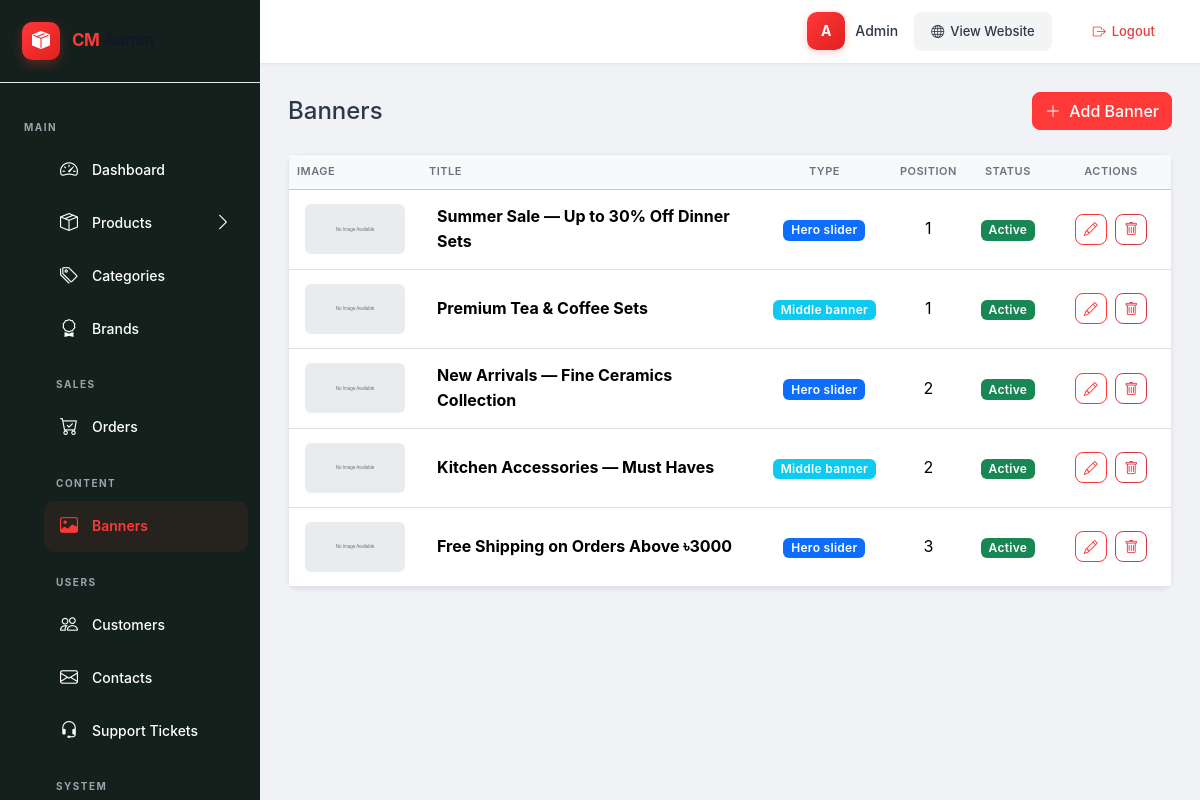
Screenshot of /public/admin/banners (signed in) with the database file from the repository.
### tables this page shows
CREATE TABLE `banners_sliders` (
  `id`          INT UNSIGNED NOT NULL AUTO_INCREMENT,
  `title`       VARCHAR(255) NOT NULL,
  `image`       VARCHAR(255) NOT NULL,
  `link`        VARCHAR(500) DEFAULT NULL,
  `description` TEXT DEFAULT NULL,
  `button_text` VARCHAR(100) DEFAULT 'Shop Now',
  `type`        ENUM('hero_slider','middle_banner','sidebar_banner') NOT NULL,
  `position`    INT          NOT NULL DEFAULT 0,
  `status`      TINYINT      NOT NULL DEFAULT 1,
  `created_at`  DATETIME DEFAULT CURRENT_TIMESTAMP,
  `updated_at`  DATETIME DEFAULT CURRENT_TIMESTAMP ON UPDATE CURRENT_TIMESTAMP,
  PRIMARY KEY (`id`),
  INDEX `idx_banners_type` (`type`),
  INDEX `idx_banners_status` (`status`),
  INDEX `idx_banners_position` (`position`)
);

### app/Controllers/admin/BannerController.php (called while the page is built, shortened)
<?php
class BannerController
{
    private Banner $bannerModel;
    public function __construct()
    {
        $this->bannerModel = new Banner();
    }
    public function index(): void
    {
        try {
            $banners = $this->bannerModel->getAll();
            require APP_ROOT . '/views/admin/admin_header.php';
            require APP_ROOT . '/views/admin/banners/index.php';
            require APP_ROOT . '/views/admin/admin_footer.php';
        } catch (\Exception $e) {
            error_log("Banner list error: " . $e->getMessage());
            Session::flash('error', 'Failed to load banners');
            Response::redirect(APP_URL . '/admin');
        }
    }
}

### config/autoload.php (called while the page is built, shortened)
<?php
spl_autoload_register(function (string $class): void {
    $prefixes = [
        'App\\Controllers\\' => APP_ROOT . '/app/Controllers/',
        'App\\Models\\'      => APP_ROOT . '/app/Models/',
        'App\\Helpers\\'     => APP_ROOT . '/app/Helpers/',
    ];
    foreach ($prefixes as $prefix => $baseDir) {
        if (strncmp($class, $prefix, strlen($prefix)) === 0) {
            $relativeClass = substr($class, strlen($prefix));
            $file = $baseDir . str_replace('\\', '/', $relativeClass) . '.php';
            if (file_exists($file)) {
                return;
            }
        }
    }
});

### app/Helpers/Database.php (called while the page is built, shortened)
<?php
class Database
{
    private static ?Database $instance = null;
    private \PDO $pdo;
    private function __construct()
    {
        $dsn = 'mysql:host=' . DB_HOST . ';dbname=' . DB_NAME . ';charset=' . DB_CHARSET;
        $options = [
            \PDO::ATTR_ERRMODE            => \PDO::ERRMODE_EXCEPTION,
            \PDO::ATTR_DEFAULT_FETCH_MODE => \PDO::FETCH_ASSOC,
            \PDO::ATTR_EMULATE_PREPARES   => false,
            \PDO::MYSQL_ATTR_FOUND_ROWS   => true,
        ];
        $this->pdo = new \PDO($dsn, DB_USER, DB_PASS, $options);
    }
    public static function getInstance(): self
    {
        if (self::$instance === null) {
            self::$instance = new self();
        }
        return self::$instance;
    }
    public function query(string $sql, array $params = []): \PDOStatement
    {
        $stmt = $this->pdo->prepare($sql);
        $stmt->execute($params);
        return $stmt;
    }
    public function fetchAll(string $sql, array $params = []): array
    {
        return $this->query($sql, $params)->fetchAll();
    }
}

### app/Models/Banner.php (called while the page is built, shortened)
<?php
class Banner
{
    private Database $db;
    private string $table = 'banners_sliders';
    public function __construct()
    {
        $this->db = Database::getInstance();
    }
    public function getAll(): array
    {
        return $this->db->fetchAll("SELECT * FROM {$this->table} ORDER BY position ASC");
    }
}

### app/Helpers/Sanitizer.php (called while the page is built, shortened)
<?php
class Sanitizer
{
    public static function clean(mixed $input): string
    {
        return htmlspecialchars(trim((string) $input), ENT_QUOTES, 'UTF-8');
    }
    public static function image(mixed $path): string
    {
        if (empty($path) || !file_exists(UPLOAD_PATH . '/' . $path)) {
            return APP_URL . '/assets/images/placeholder.svg';
        }
        return APP_URL . '/uploads/' . $path;
    }
}

### views/admin/banners/index.php (the view, shortened to what this page needs)
<div class="d-flex justify-content-between align-items-center mb-4">
    <h4 class="mb-0">Banners</h4>
    <a href="<?= ADMIN_URL ?>banners/create" class="btn btn-primary">
        <i class="bi bi-plus-lg me-1"></i> Add Banner
    </a>
</div>
<div class="card shadow-sm">
    <div class="card-body p-0">
        <?php if (empty($banners)): ?>
            <div class="text-center py-5">
                <i class="bi bi-images fa-3x text-muted mb-3"></i>
                <h5 class="text-muted">No banners found</h5>
                <p class="text-muted">Start by adding your first banner.</p>
                <a href="<?= ADMIN_URL ?>banners/create" class="btn btn-primary">Add Banner</a>
            </div>
        <?php else: ?>
            <div class="table-responsive">
                <table class="table table-hover align-middle mb-0">
                    <thead class="table-light">
                        <tr>
                            <th style="width: 120px;">Image</th>
                            <th>Title</th>
                            <th class="text-center">Type</th>
                            <th class="text-center">Position</th>
                            <th class="text-center">Status</th>
                            <th class="text-center" style="width: 120px;">Actions</th>
                        </tr>
                    </thead>
                    <tbody>
                        <?php foreach ($banners as $banner): ?>
                            <tr>
                                <td>
                                    <?php if (!empty($banner['image'])): ?>
                                        <img src="<?= Sanitizer::image($banner['image']) ?>" alt="<?= Sanitizer::clean($banner['title']) ?>" class="rounded" style="width: 100px; height: 50px; object-fit: cover;">
                                    <?php else: ?>
                                        <div class="bg-light rounded d-flex align-items-center justify-content-center" style="width: 100px; height: 50px;">
                                            <i class="bi bi-image text-muted"></i>
                                        </div>
                                    <?php endif; ?>
                                </td>
                                <td><strong><?= Sanitizer::clean($banner['title']) ?></strong></td>
                                <td class="text-center">
                                    <?php
                                    $typeClasses = [
                                        'hero_slider' => 'bg-primary',
                                        'middle_banner' => 'bg-info',
                                        'sidebar_banner' => 'bg-warning text-dark',
                                    ];
                                    $typeClass = $typeClasses[$banner['type']] ?? 'bg-secondary';
                                    ?>
                                    <span class="badge <?= $typeClass ?>"><?= ucfirst(str_replace('_', ' ', $banner['type'])) ?></span>
                                </td>
                                <td class="text-center"><?= (int)($banner['position'] ?? 0) ?></td>
                                <td class="text-center">
                                    <?php if ($banner['status']): ?>
                                        <span class="badge bg-success">Active</span>
                                    <?php else: ?>
                                        <span class="badge bg-secondary">Inactive</span>
                                    <?php endif; ?>
                                </td>
                                <td class="text-center">
                                    <a href="<?= ADMIN_URL ?>banners/edit/<?= (int)$banner['id'] ?>" class="btn btn-sm btn-outline-primary me-1" title="Edit">
                                        <i class="bi bi-pencil"></i>
                                    </a>
                                    <form method="POST" action="<?= ADMIN_URL ?>banners/destroy/<?= (int)$banner['id'] ?>" class="d-inline" onsubmit="return confirm('Are you sure you want to delete this banner?');">
                                        <button type="submit" class="btn btn-sm btn-outline-danger" title="Delete">
                                            <i class="bi bi-trash"></i>
                                        </button>
                                    </form>
                                </td>
                            </tr>
                        <?php endforeach; ?>
                    </tbody>
                </table>
            </div>
        <?php endif; ?>
    </div>
</div>

### public/assets/css/admin.css (style rules this page uses)
:root { --admin-primary: #ff3838; --admin-primary-dark: #e02020; --admin-dark: #0f1117; --admin-gray-100: #f8f9fa; --admin-gray-200: #e9ecef; --admin-gray-500: #6c757d; --admin-radius: 10px; --admin-shadow: 0 2px 12px rgba(0, 0, 0, 0.06); --admin-transition: 0.25s cubic-bezier(0.4, 0, 0.2, 1); }
body { font-family: 'Inter', -apple-system, BlinkMacSystemFont, 'Segoe UI', sans-serif; background: #f0f2f5; color: #2d3748; line-height: 1.6; }
.card { border: 1px solid #e5e7eb; border-radius: var(--admin-radius); transition: box-shadow var(--admin-transition); background: #fff; }
.table th { border-top: none; color: #6b7280; text-transform: uppercase; font-size: 11px; font-weight: 600; letter-spacing: 0.5px; }
.table td { vertical-align: middle; padding: 14px 16px; }
.badge { font-weight: 600; letter-spacing: 0.3px; }
.btn { border-radius: 8px; font-weight: 500; transition: all 0.2s; }
.btn-primary { background: var(--admin-primary); border-color: var(--admin-primary); }
.btn-outline-primary { border-color: var(--admin-primary); color: var(--admin-primary); }
.btn-outline-danger { border-color: #dc3545; color: #dc3545; }

### views/admin/admin_header.php (style rules this page uses)
:root { --admin-sidebar-width: 260px; --admin-sidebar-bg: #ffffff; --admin-sidebar-hover: #f3f4f6; --admin-sidebar-active: #ff3838; --admin-topbar-height: 64px; --admin-primary: #ff3838; --admin-primary-dark: #e02020; --admin-sidebar-gradient: linear-gradient(180deg, #ffffff 0%, #f8f9fa 100%); }
* { margin: 0; padding: 0; box-sizing: border-box; }
body { font-family: 'Inter', -apple-system, BlinkMacSystemFont, 'Segoe UI', sans-serif; background: #f0f2f5; overflow-x: hidden; }
.card { background: #05516008 !important; }

### rows the page displays
banners_sliders: title "Summer Sale — Up to 30% Off Dinner Sets", type "Hero slider", position "1", status "Active"
banners_sliders: title "Premium Tea & Coffee Sets", type "Middle banner", position "1", status "Active"
banners_sliders: title "New Arrivals — Fine Ceramics Collection", type "Hero slider", position "2", status "Active"
banners_sliders: title "Kitchen Accessories — Must Haves", type "Middle banner", position "2", status "Active"
banners_sliders: title "Free Shipping on Orders Above ৳3000", type "Hero slider", position "3", status "Active"

### other values shown
substr($adminName, 0, 1) "A"
$adminName "Admin"
